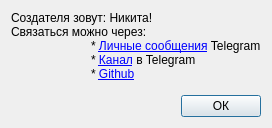
<?xml version="1.0" encoding="UTF-8"?>
<ui version="4.0">
 <class>contactswindow</class>
 <widget class="QDialog" name="contactswindow">
  <property name="geometry">
   <rect>
    <x>0</x>
    <y>0</y>
    <width>268</width>
    <height>128</height>
   </rect>
  </property>
  <property name="windowTitle">
   <string>Контакты</string>
  </property>
  <layout class="QVBoxLayout" name="verticalLayout">
   <item>
    <widget class="QLabel" name="label">
     <property name="text">
      <string>&lt;!DOCTYPE HTML PUBLIC &quot;-//W3C//DTD HTML 4.0//EN&quot; &quot;http://www.w3.org/TR/REC-html40/strict.dtd&quot;&gt;
&lt;html&gt;&lt;head&gt;&lt;meta name=&quot;qrichtext&quot; content=&quot;1&quot; /&gt;&lt;meta charset=&quot;utf-8&quot; /&gt;&lt;style type=&quot;text/css&quot;&gt;
p, li { white-space: pre-wrap; }
hr { height: 1px; border-width: 0; }
li.unchecked::marker { content: &quot;\2610&quot;; }
li.checked::marker { content: &quot;\2612&quot;; }
&lt;/style&gt;&lt;/head&gt;&lt;body style=&quot; font-family:'Segoe UI'; font-size:9pt; font-weight:400; font-style:normal;&quot;&gt;
&lt;p style=&quot; margin-top:0px; margin-bottom:0px; margin-left:0px; margin-right:0px; -qt-block-indent:0; text-indent:0px;&quot;&gt;Создателя зовут: Никита!&lt;/p&gt;
&lt;p style=&quot; margin-top:0px; margin-bottom:0px; margin-left:0px; margin-right:0px; -qt-block-indent:0; text-indent:0px;&quot;&gt;Связаться можно через:&lt;/p&gt;
&lt;p style=&quot; margin-top:0px; margin-bottom:0px; margin-left:0px; margin-right:0px; -qt-block-indent:0; text-indent:0px;&quot;&gt;	* &lt;a href=&quot;https://t.me/TheNikGreat&quot;&gt;&lt;span style=&quot; text-decoration: underline; color:#0000ff;&quot;&gt;Личные сообщения&lt;/span&gt;&lt;/a&gt; Telegram&lt;/p&gt;
&lt;p style=&quot; margin-top:0px; margin-bottom:0px; margin-left:0px; margin-right:0px; -qt-block-indent:0; text-indent:0px;&quot;&gt;	* &lt;a href=&quot;https://t.me/+m-aH1FUluAY4ODli&quot;&gt;&lt;span style=&quot; text-decoration: underline; color:#0000ff;&quot;&gt;Канал&lt;/span&gt;&lt;/a&gt; в Telegram&lt;/p&gt;
&lt;p style=&quot; margin-top:0px; margin-bottom:0px; margin-left:0px; margin-right:0px; -qt-block-indent:0; text-indent:0px;&quot;&gt;	* &lt;a href=&quot;https://github.com/ThNikGhost&quot;&gt;&lt;span style=&quot; text-decoration: underline; color:#0000ff;&quot;&gt;Github&lt;/span&gt;&lt;/a&gt;&lt;/p&gt;&lt;/body&gt;&lt;/html&gt;</string>
     </property>
    </widget>
   </item>
   <item alignment="Qt::AlignRight|Qt::AlignBottom">
    <widget class="QPushButton" name="btn_ok">
     <property name="text">
      <string>ОК</string>
     </property>
    </widget>
   </item>
  </layout>
 </widget>
 <resources/>
 <connections/>
</ui>
